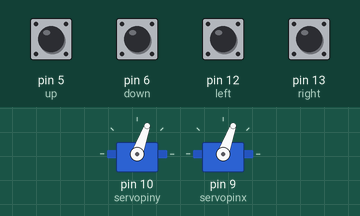
The sketch below on a simulated Arduino Uno, built with avr-gcc and run on an emulated ATmega328P. On the bench: 2 × servo. The test bench sets the inputs (shaded band); at power-on: pin 5 (up), pin 6 (down), pin 12 (left), pin 13 (right) LOW. What the sketch prints to the serial monitor is not drawn.

Above: at 1.6 s.
1.7 s: pin 5 (up) pulled HIGH for 0.6 s
At 3.3 s:
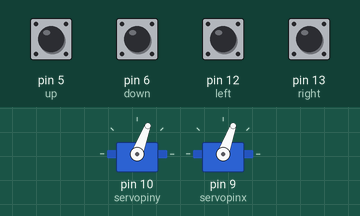
3.8 s: pin 6 (down) pulled HIGH for 1 s
At 4.5 s:
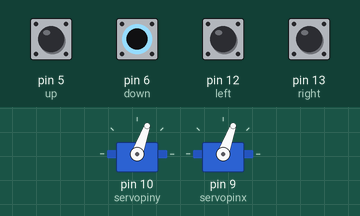
6.3 s: pin 12 (left) pulled HIGH for 0.6 s
At 7.2 s:
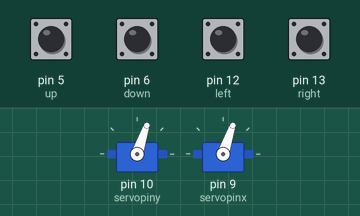
8.4 s: pin 13 (right) pulled HIGH for 0.6 s
At 8.7 s:
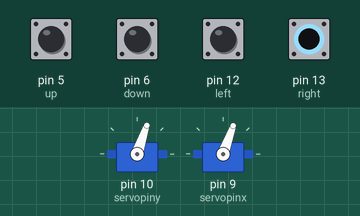
10.5 s: pin 5 (up) pulled HIGH for 1 s
At 11.4 s:
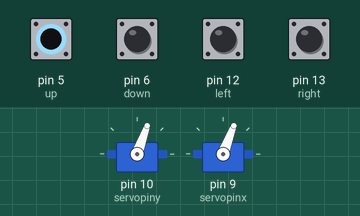
13.1 s: pin 12 (left) pulled HIGH for 1 s
At 13.7 s:
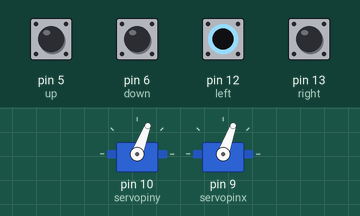
Timing chart, 0 to 16.1 s (numbered marks = the images above; inputs shaded):
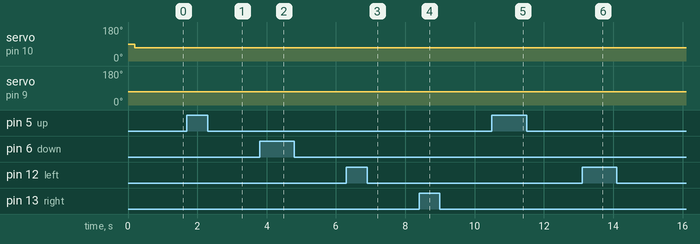

Measured:
- after the input at 1.7 s, servo on pin 10 (servopiny): 70° → 69° after 0.45 s
- after the input at 3.8 s, servo on pin 10 (servopiny): 69° → 70° after 0.35 s, → 71° 0.50 s later
- after the input at 6.3 s, servo on pin 9 (servopinx): 70° → 71° after 0.10 s
- after the input at 8.4 s, servo on pin 9 (servopinx): 71° → 70° at once, → 69° 0.50 s later
- after the input at 10.5 s, servo on pin 10 (servopiny): 71° → 70° after 0.65 s, → 69° 0.50 s later
- after the input at 13.1 s, servo on pin 9 (servopinx): 69° → 70° after 0.30 s, → 71° 0.50 s later

The sketch:

facetrack.ino
```cpp
#include <Servo.h>

#define left 12  // trigger pin of turning left
#define right 13 // trigger pin of turning right
#define up 5     // trigger pin of turning up
#define down 6   // trigger pin of turning down

#define  servomaxx 180
#define  servomaxy 180
#define  servominx 0
#define  servominy 0
#define  servocenterx   70  // center po#define  of x servo
#define  servocentery   70  // center po#define  of y servo
#define  servopinx   9      // digital pin for servo x
#define  servopiny   10     // digital pin for servo y
#define  baudrate 9600      // com port speed. Must match your C++ setting
#define  distancex 1  // x servo rotation steps
#define  distancey 1  // y servo rotation steps

int posx = 0;
int posy = 0;

int turnleft = 0;
int turnright = 0;
int turnup = 0;
int turndown = 0;

Servo servox;
Servo servoy;

void setup() {

  Serial.begin(baudrate);        // connect to the serial port
  Serial.println("Starting Cam-servo Face tracker");

  pinMode(left, INPUT);
  pinMode(right, INPUT);
  pinMode(up, INPUT);
  pinMode(down, INPUT);

  pinMode(servopinx,OUTPUT);    // declare the LED's pin as output
  pinMode(servopiny,OUTPUT);    // declare the LED's pin as output

  servoy.attach(servopiny);
  servox.attach(servopinx);

  // center servos

  servox.write(servocenterx);
  delay(200);
  servoy.write(servocentery);
  delay(200);
}

void loop () {
  turnleft = digitalRead(left);
  turnright = digitalRead(right);
  turnup = digitalRead(up);
  turndown = digitalRead(down);

  posx = servox.read();
  posy = servoy.read();
  if (turnleft) {
    posx += distancex;
    if (posx < servomaxx) servox.write(posx);
  }
  else if (turnright) {
    posx -= distancex;
    if (posx > servominx) servox.write(posx);
  }
  delay(250);

  if (turnup) {
    posy -= distancey;
    if (posy < servomaxy) servoy.write(posy);
  }
  else if (turndown) {
    posy += distancey;
    if (posy > servominy) servoy.write(posy);
  }

  delay(250);

}
```
